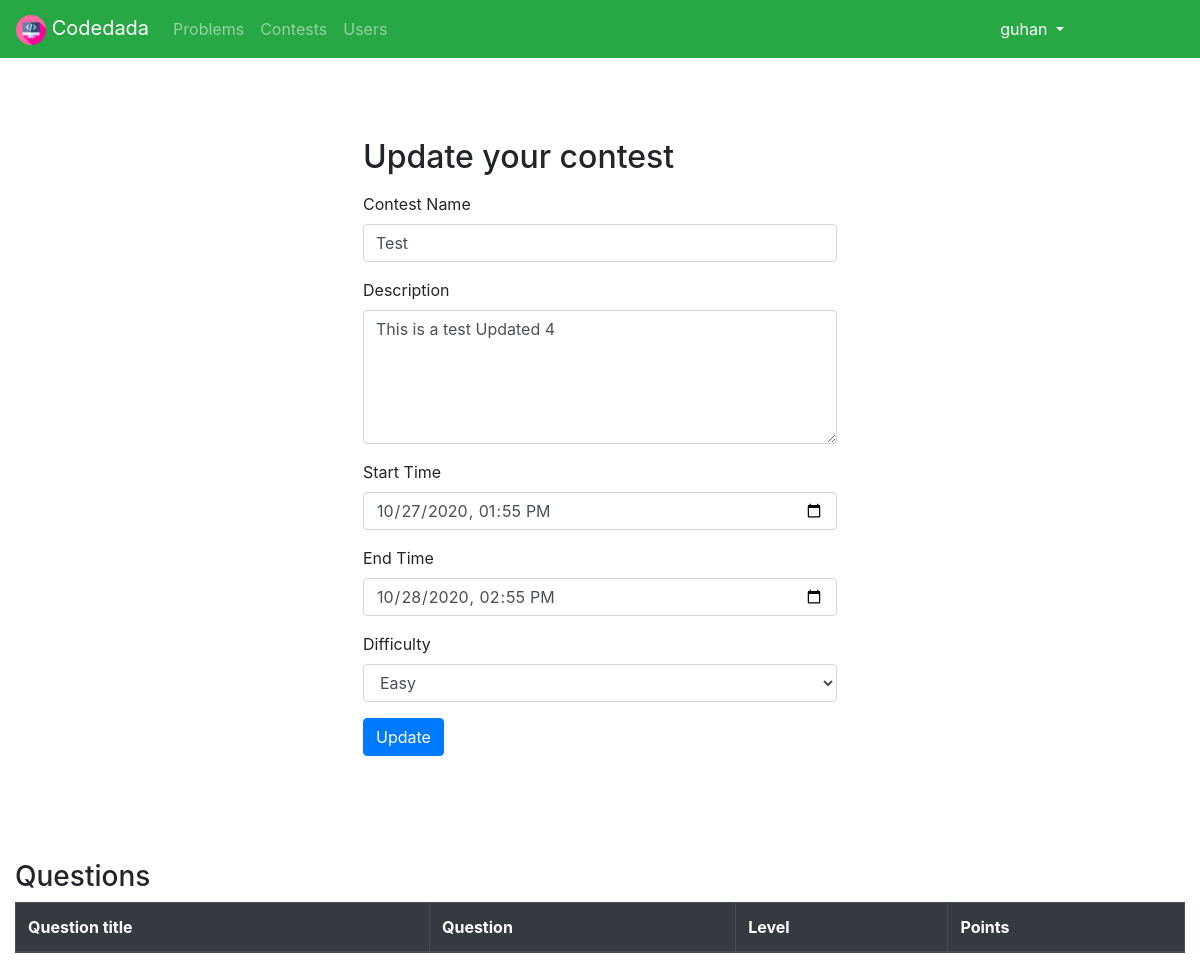
Screenshot of /organizer/editContest.php?contestId=1 (signed in) with the database file from the repository.
### tables this page shows
CREATE TABLE IF NOT EXISTS contest (
    contest_id INTEGER PRIMARY KEY AUTO_INCREMENT,
    account_id INTEGER,
    contest_name VARCHAR(255),
    description TEXT,
    start_time TIMESTAMP DEFAULT CURRENT_TIMESTAMP,
    end_time TIMESTAMP DEFAULT CURRENT_TIMESTAMP,
    difficulty VARCHAR(255),
    CONSTRAINT FK_CONTEST_ACCOUNT FOREIGN KEY(account_id) REFERENCES accounts(account_id) ON DELETE CASCADE ON UPDATE CASCADE
);

### organizer/editContest.php (the view, shortened to what this page needs)
<!DOCTYPE html>
<html>
<head>
	<?php
		include("../includes/db_connection.php");
		include("../includes/header.php");
	?>
	<link rel="stylesheet" href="../assets/css/create.css?q=<?php echo time(); ?>" type="text/css">
	<?php
		if(isset($_GET["contestId"]) || isset($_POST["updateContest"]) || isset($_POST["updateQuestion"])) {
			$contest_id = $_GET["contestId"];
			$sql = "SELECT * FROM contest WHERE contest_id='$contest_id'";
			$result = mysqli_query($conn, $sql);
			$contestRow = mysqli_fetch_assoc($result);
		} else {
			header("location: manage.php");
		}
	?>
</head>
<body>
	<?php include("navbar.php"); ?>
	<div class="container-fluid">
		<div class="row">
			<div class="col col-md-3">
			</div>
			<div class="col col-md-6">
				<div class="contest-form">
					<h2>Update your contest</h2>
					<form action="editContest.php" method="post">
						<div class="form-group">
							<label for="contest_name">Contest Name</label>
							<input type="text" class="form-control" id="contest_name" name="contest_name" min="1" max="250" value="<?php echo $contestRow['contest_name']; ?>" required>
						</div>
						<div class="form-group">
							<label for="description">Description</label>
							<textarea class="form-control" id="description" name="description" rows="5" cols="30"><?php echo $contestRow['description']; ?></textarea>
						</div>
						<div class="form-group">
							<label for="start_time">Start Time</label>
							<input type="datetime-local" class="form-control" id="start_time" name="start_time" value="<?php echo date("Y-m-d\TH:i",strtotime($contestRow['start_time'])); ?>" required>
						</div>
						<div class="form-group">
							<label for="end_time">End Time</label>
							<input type="datetime-local" class="form-control" id="end_time" name="end_time" value="<?php echo date("Y-m-d\TH:i",strtotime($contestRow['end_time'])); ?>" required>
						</div>
						<div class="form-group">
							<label for="difficulty">Difficulty</label>
							<select name="difficulty" id="difficulty" class="form-control">
								<option value="Easy">Easy</option>
							</select>
						</div>
						<input type="submit" name="updateContest" value="Update" class="btn btn-primary">
					</form>
				</div>
			</div>
		</div>
	</div>
	<div class="container-fluid mt-2">
		<h3>Questions</h3>
		<table class="table table-bordered">
			<thead class="thead-dark">
				<th>Question title</th>
				<th>Question</th>
				<th>Level</th>
				<th>Points</th>
			</thead>
		</table>
	</div>
</body>
</html>

### assets/css/create.css (style rules this page uses)
.container-fluid { height: 100%; width: 100%; }
.contest-form { margin-top: 3rem; margin-bottom: 3rem; padding: 3rem 3rem; }
.contest-form h2 { margin-bottom: 1rem; margin-top: -1rem; }

### rows the page displays
contest: contest_name "Test", description "This is a test Updated 4", start_time "10/27/2020 13:55", end_time "10/28/2020 14:55"

### other values shown
$_SESSION["username"] "guhan"
